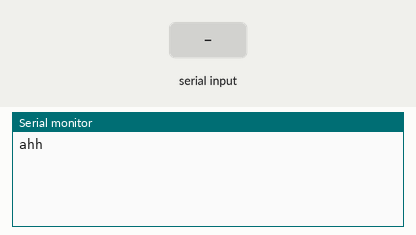
The sketch below on a simulated Arduino Uno, built with avr-gcc and run on an emulated ATmega328P. On the bench: the last lines printed to the serial monitor. The inputs (shaded band) are chosen by the test bench.

Above: at 1.2 s.
1.3 s: "1\n" received over Serial
At 2.1 s:
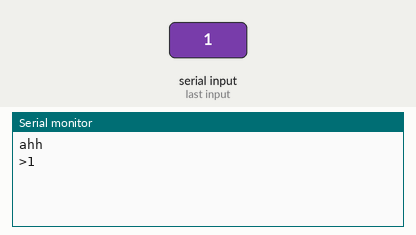
2.8 s: "1\n" received over the second serial link
At 3.2 s:
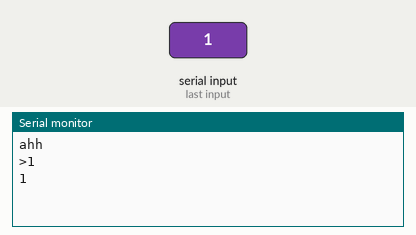
4.3 s: byte 10 (10) received over Serial
At 5.5 s:
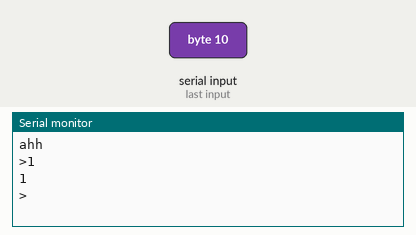
5.8 s: "0\n" received over Serial
At 6.8 s:
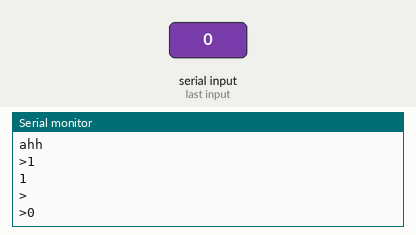
7.3 s: "0\n" received over the second serial link
At 7.9 s:
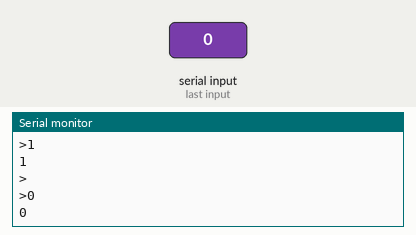

The sketch:

Bluetooth.ino
```cpp
#include <SoftwareSerial.h>

SoftwareSerial BTSerial(9, 8);
char c= ' ';
boolean NL = true;

void setup() {
  // put your setup code here, to run once:
  Serial.begin(9600);
  Serial.println("ahh");
  BTSerial.begin(38400);
}

void loop() {
  // put your main code here, to run repeatedly:
  // Read from the Bluetooth module and send to the Arduino Serial Monitor
    if (BTSerial.available())
    {
        c = BTSerial.read();
        Serial.write(c);
    }


    // Read from the Serial Monitor and send to the Bluetooth module
    if (Serial.available())
    {
        c = Serial.read();
        BTSerial.write(c);

        // Echo the user input to the main window. The ">" character indicates the user entered text.
        if (NL) { Serial.print(">");  NL = false; }
        Serial.write(c);
        if (c==10) { NL = true; }
    }
}
```

Measured:
- after the input at 1.3 s, the serial monitor: prints a new line at once (image 1)
- after the input at 2.8 s, the serial monitor: prints a new line at once (image 2)
- after the input at 4.3 s, the serial monitor: prints a new line at once (image 3)
- after the input at 5.8 s, the serial monitor: prints a new line at once (image 4)
- after the input at 7.3 s, the serial monitor: prints a new line at once (image 5)
